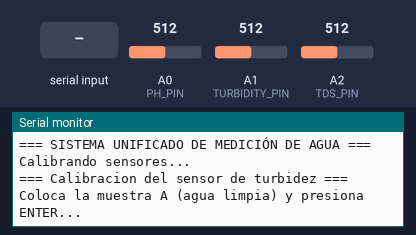
Recording of a sketch running on a simulated Arduino Uno, built with avr-gcc and run on an emulated ATmega328P. On the bench: the last lines printed to the serial monitor. The inputs (shaded band) are chosen by the test bench; at power-on: A1 (TURBIDITY_PIN) = 512, A0 (PH_PIN) = 512, A2 (TDS_PIN) = 512.

Above: at 0.9 s.
1.0 s: "1" received over Serial
At 2.7 s:
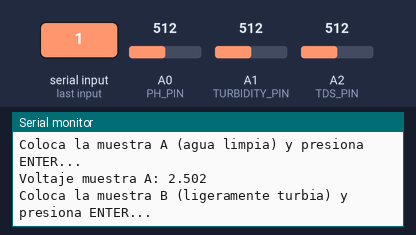
3.0 s: "0" received over Serial
At 4.3 s:
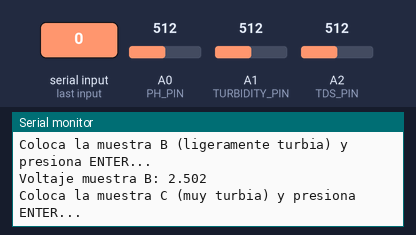
5.0 s: "2" received over Serial
At 6.9 s:
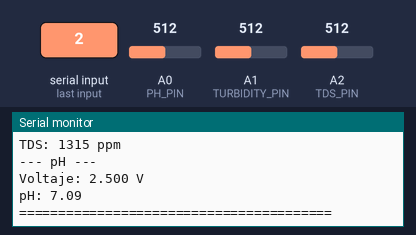
7.0 s: A1 (TURBIDITY_PIN) set to 306
At 9.41 s:
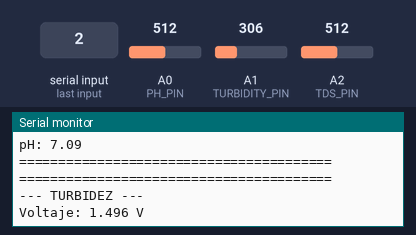
10.0 s: A0 (PH_PIN) set to 716
At 10.7 s:
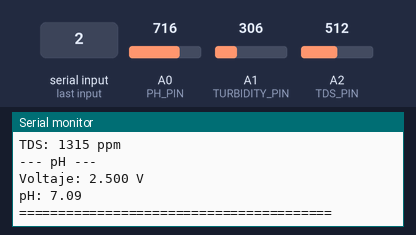
11.5 s: A2 (TDS_PIN) set to 716
At 13.4 s:
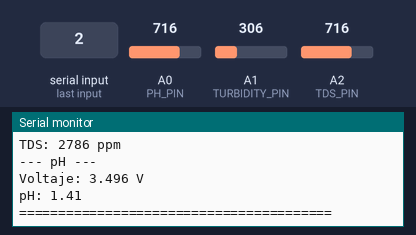
Timing chart, 0 to 14.0 s (numbered marks = the images above; inputs shaded):
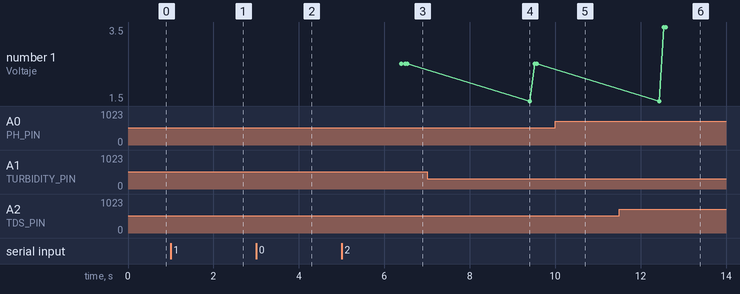

The sketch:

todos-los-sensores.ino
```cpp
/*
 * SISTEMA UNIFICADO DE MEDICIÓN DE INDICADORES DE AGUA
 * Combina medición de: Turbidez, Sólidos Disueltos (TDS) y pH
 *
 * Pines utilizados:
 * A0: Sensor de pH
 * A1: Sensor de Turbidez
 * A2: Sensor de TDS (Sólidos Disueltos)
 */

// ================= DEFINICIONES DE PINES Y CONSTANTES =================
#define TURBIDITY_PIN A1
#define TDS_PIN A2
#define PH_PIN A0
#define VREF 5.0      // Voltaje de referencia del Arduino Uno

// ================= VARIABLES TURBIDEZ =================
float vA, vB, vC;
float nA = 0;    // Agua limpia
float nB = 5;    // Ligeramente turbia
float nC = 10;   // Muy turbia

// ================= VARIABLES pH =================
float calibration_value = 21.34;
unsigned long int avgval;
int buffer_arr[10], temp;

void setup() {
  Serial.begin(9600);

  Serial.println("\n=== SISTEMA UNIFICADO DE MEDICIÓN DE AGUA ===");
  Serial.println("Calibrando sensores...\n");

  // ================= CALIBRACIÓN TURBIDEZ =================
  Serial.println("=== Calibracion del sensor de turbidez ===");

  Serial.println("Coloca la muestra A (agua limpia) y presiona ENTER...");
  while (!Serial.available());
  while (Serial.available()) Serial.read();
  vA = medirVoltajeTurbidez();
  Serial.print("Voltaje muestra A: ");
  Serial.println(vA, 3);

  Serial.println("Coloca la muestra B (ligeramente turbia) y presiona ENTER...");
  while (!Serial.available());
  while (Serial.available()) Serial.read();
  vB = medirVoltajeTurbidez();
  Serial.print("Voltaje muestra B: ");
  Serial.println(vB, 3);

  Serial.println("Coloca la muestra C (muy turbia) y presiona ENTER...");
  while (!Serial.available());
  while (Serial.available()) Serial.read();
  vC = medirVoltajeTurbidez();
  Serial.print("Voltaje muestra C: ");
  Serial.println(vC, 3);

  Serial.println("\nCalibracion completada");
  Serial.println("\nIniciando mediciones continuas...\n");
}

void loop() {
  // ================= MEDICIÓN TURBIDEZ =================
  float voltajeTurbidez = medirVoltajeTurbidez();
  float turbidezNTU = calcularNTU(voltajeTurbidez);

  // ================= MEDICIÓN TDS =================
  int analogValueTDS = analogRead(TDS_PIN);
  float voltageTDS = analogValueTDS * VREF / 1024.0;
  float tdsValue = (133.42 * voltageTDS * voltageTDS * voltageTDS
                   - 255.86 * voltageTDS * voltageTDS
                   + 857.39 * voltageTDS) * 0.5;

  // ================= MEDICIÓN pH =================
  for (int i = 0; i < 10; i++) {
    buffer_arr[i] = analogRead(PH_PIN);
    delay(30);
  }

  // Ordenamiento para filtrar ruido
  for (int i = 0; i < 9; i++) {
    for (int j = i + 1; j < 10; j++) {
      if (buffer_arr[i] > buffer_arr[j]) {
        temp = buffer_arr[i];
        buffer_arr[i] = buffer_arr[j];
        buffer_arr[j] = temp;
      }
    }
  }

  avgval = 0;
  for (int i = 2; i < 8; i++) {
    avgval += buffer_arr[i];
  }

  float voltPH = (float)avgval * 5.0 / 1024.0 / 6.0;
  float phActual = -5.70 * voltPH + calibration_value;

  // ================= MOSTRAR RESULTADOS =================
  Serial.println("========================================");
  Serial.println("--- TURBIDEZ ---");
  Serial.print("Voltaje: ");
  Serial.print(voltajeTurbidez, 3);
  Serial.println(" V");
  Serial.print("Turbidez: ");
  Serial.print(turbidezNTU, 2);
  Serial.println(" NTU");

  if (turbidezNTU < 1) {
    Serial.println("Estado: AGUA LIMPIA");
  }
  else if (turbidezNTU >= 1 && turbidezNTU <= 5) {
    Serial.println("Estado: PRECAUCION - LIGERA TURBIDEZ");
  }
  else {
    Serial.println("Estado: ALERTA - AGUA MUY TURBIA");
  }

  Serial.println("\n--- SOLIDOS DISUELTOS (TDS) ---");
  Serial.print("Voltaje: ");
  Serial.print(voltageTDS, 2);
  Serial.println(" V");
  Serial.print("TDS: ");
  Serial.print(tdsValue, 0);
  Serial.println(" ppm");

  Serial.println("\n--- pH ---");
  Serial.print("Voltaje: ");
  Serial.print(voltPH, 3);
  Serial.println(" V");
  Serial.print("pH: ");
  Serial.println(phActual, 2);

  Serial.println("========================================\n");

  delay(2000);
}

// ================= FUNCIONES TURBIDEZ =================

float medirVoltajeTurbidez() {
  long suma = 0;

  for (int i = 0; i < 10; i++) {
    suma += analogRead(TURBIDITY_PIN);
    delay(50);
  }

  float promedio = suma / 10.0;
  return (promedio * 5.0) / 1023.0;
}

float calcularNTU(float voltage) {
  float ntu;

  if (voltage >= vA)
    ntu = nA;
  else if (voltage <= vC)
    ntu = nC;
  else if (voltage < vB && voltage > vC)
    ntu = mapFloat(voltage, vB, vC, nB, nC);
  else
    ntu = mapFloat(voltage, vA, vB, nA, nB);

  return ntu;
}

float mapFloat(float x, float in_min, float in_max,
               float out_min, float out_max) {
  return (x - in_min) * (out_max - out_min) /
         (in_max - in_min) + out_min;
}
```

Measured:
- after the input at 1.0 s, the serial monitor: prints a new line after 0.50 s (image 1)
- after the input at 3.0 s, the serial monitor: prints a new line after 0.50 s (image 2)
- after the input at 5.0 s, the serial monitor: prints a new line after 0.50 s (image 3)
- after the input at 7.0 s, the serial monitor: prints a new line after 2.4 s (image 4)
- after the input at 11.5 s, the serial monitor: prints a new line after 1.0 s (image 6)
